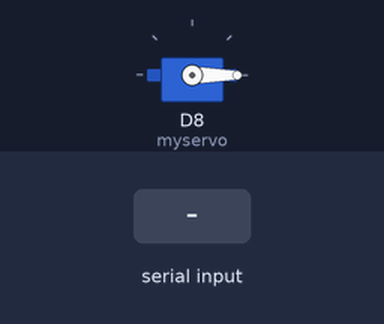
This sketch was run on a simulated ESP8266 (NodeMCU). On the bench: servo. Inputs (shaded band) come from the test bench.

Above: at 6.2 s.
6.3 s: "O" received over Serial
At 7.4 s:
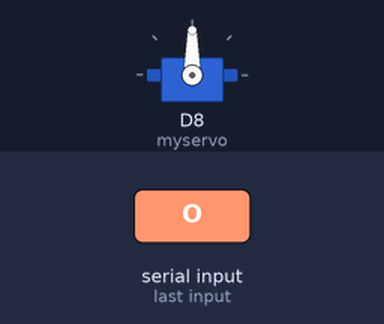
Timing chart, 0 to 12.8 s (numbered marks = the images above; inputs shaded):
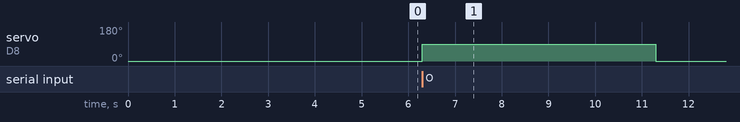

Measured:
- after the input at 6.3 s, servo on D8 (myservo): 0° → 90° at once, → 0° 5.0 s later

The sketch:

door.ino
```cpp
#include <Servo.h>
#include <Wire.h>
Servo myservo;
Servo myservo2;
char key;
int dirmotor = 1;
int dl = 5000;
void setup()
{
  myservo.attach(D8);
  //myservo2.attach(D7);
  Serial.begin(9600);
  myservo.write(0);
  //myservo2.write(0);
  delay(dl);
}
void loop()
{
  if (Serial.available())
  {
    key = Serial.read();
    if (key == 'O')
    {
      myservo.write(90);
      //myservo2.write(90);
      delay(dl);
      myservo.write(0);
      //myservo2.write(0);
      delay(5000);
      //dirmotor = -1;
    }
  }
}
```
